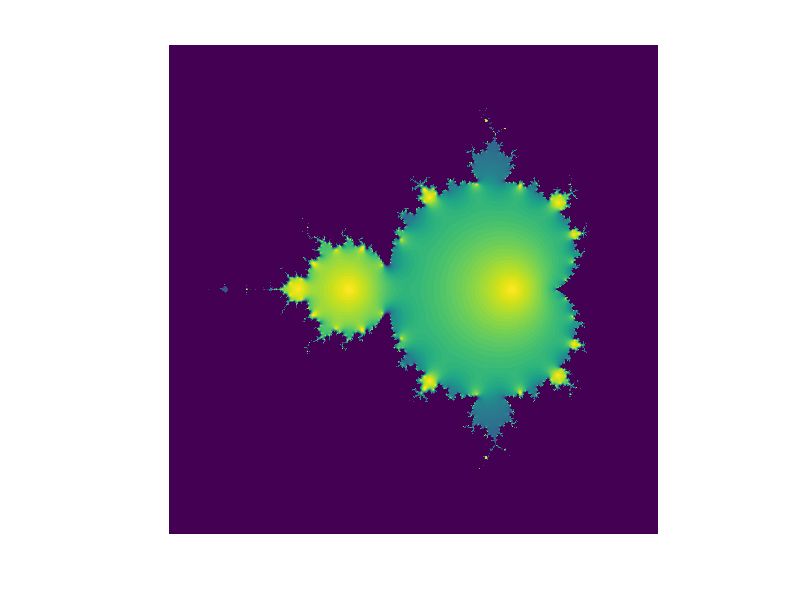

Write the MATLAB code that produced this figure.
%% A program to compute the mandelbrot set.  
%  For a fixed complex number c, we iterate as follows:
%      z = 0
%      z = z.^2 + c
%  The Mandelbrot set is the set of c values for which 
%  the orbit of the seed value z = 0 is bounded.

%% Set the resolution and number of iterations.
close all; clear all;
total_iter = 20;
N=1000;

%% Fully Zoomed out:
x_center = -0.6;
y_center = 0.0;
x_length = 1.5;
y_length = 1.5;

%% Zoomed in at a particular location:
% x_center = -0.9090;
% y_center = 0.2940;
% x_length = 0.1;
% y_length = 0.1;

%% Set up a grid of complex numbers, which will be used to
%  iterate over many different choices of c at the same time.
x = linspace(x_center - x_length,x_center + x_length,N);
y = linspace(y_center - y_length,y_center + y_length,N);
[X,Y]=meshgrid(x,y);
c = X + i*Y;

%% The iteration is initially seeded with value 0.
%  Of course, we want one z for each c.
z = zeros(size(c));

%% The idea is to iterate, and color points by how large
%  they get under iteration.  We measure the size of a
%  complex number by using abs(c), which is just its distance 
%  from the origin.
for k = 1:total_iter
    % Here is the main computation.
    z = z.^2+c;
end  
    % To get sharper color definition, we "bend" the abs(z) values
    % before plotting them.  There are many different ways 
    % to do this.
%     w = log(abs(z));
     w = exp(-abs(z)); 
    
    % Plot using colormap, for example.
%     colormap autumn(256);
    pcolor(w);
    shading flat;
    axis('square','equal','off');
    
    
    % We are only interested in the final picture, 
    % but pausing the iteration gives some nice pictures.
%     pause(0.2);
% end


%   Optional color maps.
%     hsv        - Hue-saturation-value color map.
%     hot        - Black-red-yellow-white color map.
%     gray       - Linear gray-scale color map.
%     bone       - Gray-scale with tinge of blue color map.
%     copper     - Linear copper-tone color map.
%     pink       - Pastel shades of pink color map.
%     white      - All white color map.
%     flag       - Alternating red, white, blue, and black color map.
%     lines      - Color map with the line colors.
%     colorcube  - Enhanced color-cube color map.
%     vga        - Windows colormap for 16 colors.
%     jet        - Variant of HSV.
%     prism      - Prism color map.
%     cool       - Shades of cyan and magenta color map.
%     autumn     - Shades of red and yellow color map.
%     spring     - Shades of magenta and yellow color map.
%     winter     - Shades of blue and green color map.
%     summer     - Shades of green and yellow color map.

            
        